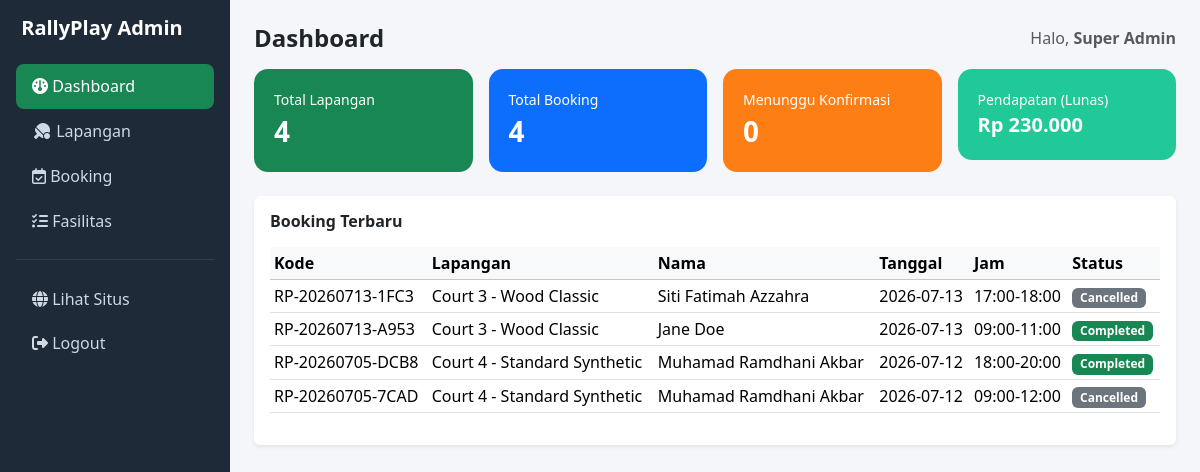
/admin/index.php (signed in), run on the app's committed database.
### tables this page shows
CREATE TABLE `bookings` (
  `id` int(11) NOT NULL,
  `booking_code` varchar(20) NOT NULL,
  `user_id` int(11) DEFAULT NULL,
  `guest_name` varchar(100) DEFAULT NULL,
  `guest_phone` varchar(20) DEFAULT NULL,
  `court_id` int(11) NOT NULL,
  `booking_date` date NOT NULL,
  `start_time` time NOT NULL,
  `end_time` time NOT NULL,
  `duration` decimal(3,1) NOT NULL,
  `total_price` decimal(10,2) NOT NULL,
  `status` enum('pending','confirmed','completed','cancelled') DEFAULT 'pending',
  `payment_status` enum('unpaid','paid') DEFAULT 'unpaid',
  `payment_proof` varchar(255) DEFAULT NULL,
  `created_at` timestamp NOT NULL DEFAULT current_timestamp(),
  `updated_at` timestamp NOT NULL DEFAULT current_timestamp() ON UPDATE current_timestamp()
);

CREATE TABLE `courts` (
  `id` int(11) NOT NULL,
  `name` varchar(100) NOT NULL,
  `location` varchar(255) NOT NULL,
  `price` decimal(10,2) NOT NULL,
  `description` text DEFAULT NULL,
  `image` varchar(255) DEFAULT NULL,
  `status` enum('available','maintenance') DEFAULT 'available',
  `created_at` timestamp NOT NULL DEFAULT current_timestamp(),
  `updated_at` timestamp NOT NULL DEFAULT current_timestamp() ON UPDATE current_timestamp()
);

### includes/functions.php (called while the page is built, shortened)
<?php
function clean($str) {
    return htmlspecialchars(trim($str ?? ''), ENT_QUOTES, 'UTF-8');
}
function rupiah($angka) {
    return 'Rp ' . number_format((float)$angka, 0, ',', '.');
}

### admin/index.php (the view, shortened to what this page needs)
<?php
require_once __DIR__ . '/includes/header.php';
$db = Database::connect();
$totalCourts = $db->query("SELECT COUNT(*) c FROM courts")->fetch()['c'];
$totalBookings = $db->query("SELECT COUNT(*) c FROM bookings")->fetch()['c'];
$pendingBookings = $db->query("SELECT COUNT(*) c FROM bookings WHERE status='pending'")->fetch()['c'];
$revenue = $db->query("SELECT COALESCE(SUM(total_price),0) r FROM bookings WHERE payment_status='paid'")->fetch()['r'];
$recent = $db->query("SELECT b.*, c.name as court_name FROM bookings b
    JOIN courts c ON c.id = b.court_id ORDER BY b.created_at DESC LIMIT 8")->fetchAll();
$statusBadge = [
    'pending' => 'bg-warning text-dark',
    'confirmed' => 'bg-primary',
    'completed' => 'bg-success',
    'cancelled' => 'bg-secondary',
];
?>
<div class="row g-3 mb-4">
    <div class="col-md-3">
        <div class="stat-card" style="background:#198754;">
            <div class="small">Total Lapangan</div>
            <div class="fs-3 fw-bold"><?= $totalCourts ?></div>
        </div>
    </div>
    <div class="col-md-3">
        <div class="stat-card" style="background:#0d6efd;">
            <div class="small">Total Booking</div>
            <div class="fs-3 fw-bold"><?= $totalBookings ?></div>
        </div>
    </div>
    <div class="col-md-3">
        <div class="stat-card" style="background:#fd7e14;">
            <div class="small">Menunggu Konfirmasi</div>
            <div class="fs-3 fw-bold"><?= $pendingBookings ?></div>
        </div>
    </div>
    <div class="col-md-3">
        <div class="stat-card" style="background:#20c997;">
            <div class="small">Pendapatan (Lunas)</div>
            <div class="fs-5 fw-bold"><?= rupiah($revenue) ?></div>
        </div>
    </div>
</div>
<div class="card border-0 shadow-sm">
    <div class="card-body">
        <h6 class="fw-bold mb-3">Booking Terbaru</h6>
        <div class="table-responsive">
        <table class="table table-sm align-middle">
            <thead class="table-light">
                <tr><th>Kode</th><th>Lapangan</th><th>Nama</th><th>Tanggal</th><th>Jam</th><th>Status</th></tr>
            </thead>
            <tbody>
                <?php foreach ($recent as $b): ?>
                <tr>
                    <td><?= clean($b['booking_code']) ?></td>
                    <td><?= clean($b['court_name']) ?></td>
                    <td><?= clean($b['guest_name']) ?></td>
                    <td><?= clean($b['booking_date']) ?></td>
                    <td><?= substr($b['start_time'],0,5) ?>-<?= substr($b['end_time'],0,5) ?></td>
                    <td><span class="badge <?= $statusBadge[$b['status']] ?>"><?= ucfirst($b['status']) ?></span></td>
                </tr>
                <?php endforeach; ?>
            </tbody>
        </table>
        </div>
    </div>
</div>
<?php require_once __DIR__ . '/includes/footer.php'; ?>

### assets/css/style.css (style rules this page uses)
body { background-color: #f4f6f9; }
.stat-card { border-radius: 14px; color: #fff; padding: 1.25rem; }

### data on the page
bookings: booking_code "RP-20260713-1FC3", court.name "Court 3 - Wood Classic", guest_name "Siti Fatimah Azzahra", booking_date "2026-07-13", start_time "17:00", end_time "18:00", status "Cancelled"
bookings: booking_code "RP-20260713-A953", court.name "Court 3 - Wood Classic", guest_name "Jane Doe", booking_date "2026-07-13", start_time "09:00", end_time "11:00", status "Completed"
bookings: booking_code "RP-20260705-DCB8", court.name "Court 4 - Standard Synthetic", guest_name "Muhamad Ramdhani Akbar", booking_date "2026-07-12", start_time "18:00", end_time "20:00", status "Completed"
bookings: booking_code "RP-20260705-7CAD", court.name "Court 4 - Standard Synthetic", guest_name "Muhamad Ramdhani Akbar", booking_date "2026-07-12", start_time "09:00", end_time "12:00", status "Cancelled"

### other printed values
$pageTitle "Dashboard"
$user['name'] "Super Admin"
$totalCourts "4"
$totalBookings "4"
$pendingBookings "0"
rupiah($revenue) "Rp 230.000"
